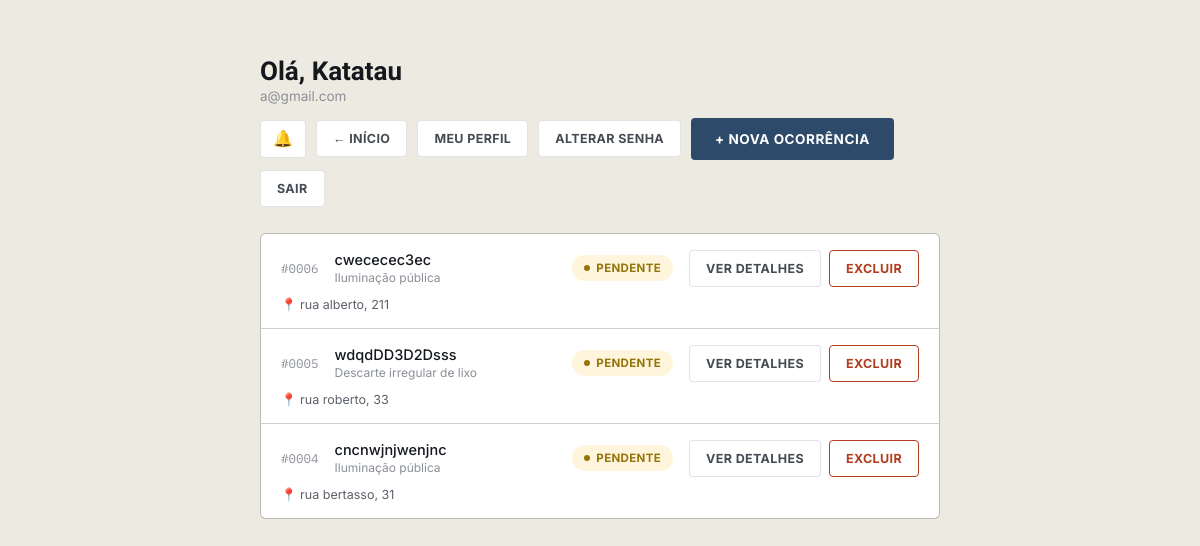
The page /php/painel.php (signed in) on the database as committed earlier.
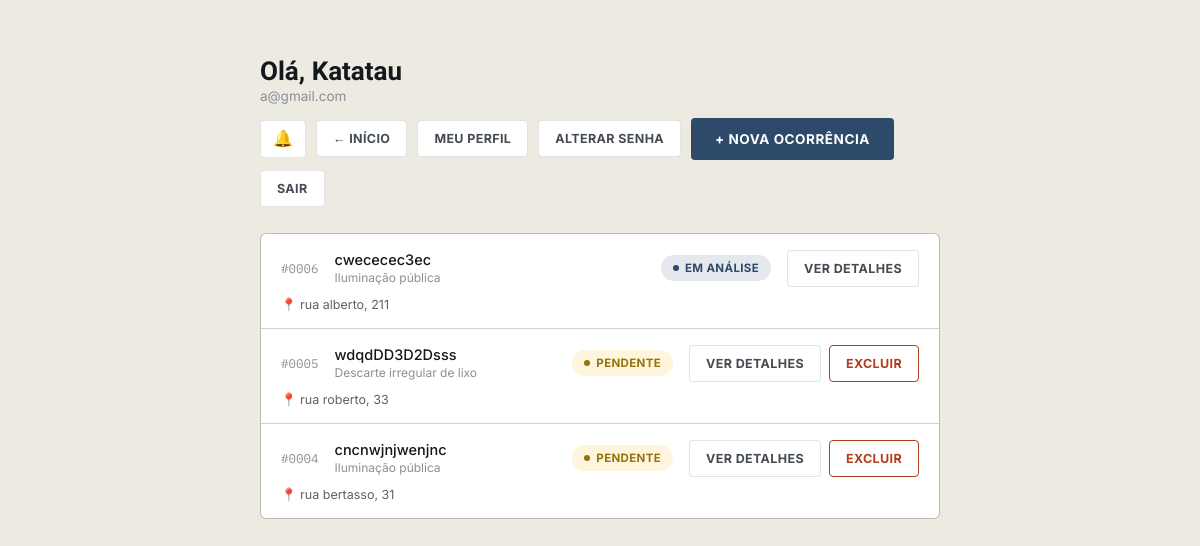
The same page on the database as committed later.
### tables this page shows
CREATE TABLE `ocorrencias` (
  `id` int(11) NOT NULL,
  `usuario_id` int(11) NOT NULL,
  `categoria` varchar(80) NOT NULL,
  `bairro` varchar(120) NOT NULL,
  `endereco` varchar(200) NOT NULL,
  `descricao` text NOT NULL,
  `foto_path` varchar(255) DEFAULT NULL,
  `status` enum('pendente','em_analise','resolvido') NOT NULL DEFAULT 'pendente',
  `recado_adm` text DEFAULT NULL,
  `recado_atualizado_em` datetime DEFAULT NULL,
  `criado_em` datetime NOT NULL DEFAULT current_timestamp(),
  `atualizacao_vista` tinyint(1) NOT NULL DEFAULT 1
);

### php/painel.php (the view, shortened to what this page needs)
<?php
require __DIR__ . '/config.php';
$stmt = $pdo->prepare('SELECT id, categoria, bairro, endereco, descricao, status, atualizacao_vista, criado_em FROM ocorrencias WHERE usuario_id = ? ORDER BY criado_em DESC');
$stmt->execute([$_SESSION['usuario_id']]);
$ocorrencias = $stmt->fetchAll();
$statusInfo = [
    'pendente'    => ['label' => 'Pendente',    'classe' => 'pendente'],
    'em_analise'  => ['label' => 'Em análise',  'classe' => 'analise'],
    'resolvido'   => ['label' => 'Resolvido',   'classe' => 'resolvido'],
];
$notificacoes = notif_buscar($pdo, $_SESSION['usuario_id']);
$qtdNotif     = count($notificacoes);
?>
<!DOCTYPE html>
<html lang="pt-BR">
<head>
<link rel="stylesheet" href="../style.css">
</head>
<body style="background:var(--concrete);">
<div class="painel-wrap">
  <div class="painel-top">
    <div>
      <h1>Olá, <?= htmlspecialchars($_SESSION['usuario_nome']) ?></h1>
      <div class="sub"><?= htmlspecialchars($_SESSION['usuario_email']) ?></div>
    </div>
    <div class="painel-actions">
      <details class="sino">
        <summary aria-label="Notificações" title="Notificações">🔔<?php if ($qtdNotif > 0): ?><span class="badge"><?= $qtdNotif ?></span><?php endif; ?></summary>
      </details>
      <a class="btn-line" href="../index.php">&larr; Início</a>
      <a class="btn-line" href="perfil.php">Meu perfil</a>
      <a class="btn-line" href="alterar_senha.php">Alterar senha</a>
      <a class="btn-solid" style="text-decoration:none;" href="Registrar.php">+ Nova ocorrência</a>
      <a class="btn-line" href="logout.php">Sair</a>
    </div>
  </div>
  <?php if (empty($ocorrencias)): ?>
    <div class="empty-state">
      Você ainda não registrou nenhuma ocorrência.
      <br><a href="Registrar.php" style="color:var(--municipal); font-weight:700;">Registrar a primeira</a>
    </div>
  <?php else: ?>
    <div class="card-list">
      <?php foreach ($ocorrencias as $o): ?>
        <?php $info = $statusInfo[$o['status']]; ?>
        <div class="occ-card">
          <span class="proto-id mono">#<?= str_pad($o['id'], 4, '0', STR_PAD_LEFT) ?></span>
          <span class="desc">
            <span class="desc-text"><?= htmlspecialchars($o['descricao']) ?></span>
            <span class="cat"><?= htmlspecialchars($o['categoria']) ?></span>
          </span>
          <span class="pill <?= $info['classe'] ?>"><?= $info['label'] ?></span><?php if ((int) $o['atualizacao_vista'] === 0): ?><span class="tag-nova">Atualizada</span><?php endif; ?>
          <span class="bairro"><?= htmlspecialchars($o['endereco']) ?></span>
          <span class="card-acoes">
            <a class="btn-line" href="ocorrencia.php?id=<?= $o['id'] ?>">Ver detalhes</a>
            <?php if ($o['status'] === 'pendente'): ?>
              <form method="POST" action="excluir.php" onsubmit="return confirm('Tem certeza que deseja excluir esta ocorrência? Essa ação não pode ser desfeita.');">
                <button class="btn-excluir" type="submit">Excluir</button>
              </form>
            <?php endif; ?>
          </span>
        </div>
      <?php endforeach; ?>
    </div>
  <?php endif; ?>
</div>
</body>
</html>

Rows that differ between the two databases and show on the page:
changed ocorrencias "cwececec3ec": status "PENDENTE" → "EM ANÁLISE"; no longer shows "EXCLUIR"
